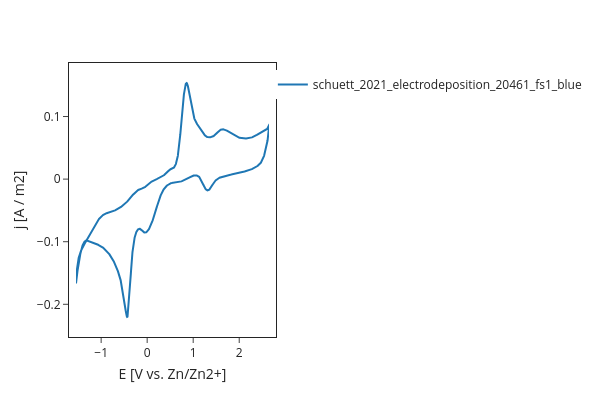

The cell this chart's notebook holds for it:
### Code cell
schuett2021 = mppi_db['schuett_2021_electrodeposition_20461_fs1_blue']
schuett2021.plot()

### Figure 1 — Plotly figure (JSON) as saved in the notebook; plotly's stock layout.template omitted (floating-point values rounded to 4 significant figures; data arrays with more than 128 entries replaced by an {"elided": "..."} marker saying what was removed)
{"data": [{"mode": "lines", "name": "schuett_2021_electrodeposition_20461_fs1_blue", "type": "scatter", "x": {"elided": "8404 float values"}, "y": {"elided": "8404 float values"}}], "layout": {"autosize": true, "height": 400, "margin": {"b": 70, "l": 70, "pad": 7, "r": 70, "t": 70}, "showlegend": true, "width": 600, "xaxis": {"mirror": true, "showline": true, "title": {"text": "E [V vs. Zn/Zn2+]"}}, "yaxis": {"mirror": true, "showline": true, "title": {"text": "j [A / m2]"}}}}
